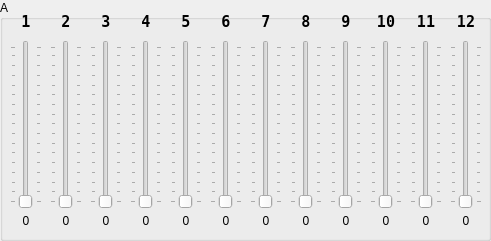
   <widget class="QGroupBox" name="groupBox">
    <property name="geometry">
     <rect>
      <x>10</x>
      <y>10</y>
      <width>491</width>
      <height>241</height>
     </rect>
    </property>
    <property name="title">
     <string>A</string>
    </property>
    <widget class="QSlider" name="verticalSlider_a_1">
     <property name="geometry">
      <rect>
       <x>10</x>
       <y>40</y>
       <width>32</width>
       <height>169</height>
      </rect>
     </property>
     <property name="maximum">
      <number>127</number>
     </property>
     <property name="orientation">
      <enum>Qt::Vertical</enum>
     </property>
     <property name="invertedAppearance">
      <bool>false</bool>
     </property>
     <property name="tickPosition">
      <enum>QSlider::TicksBothSides</enum>
     </property>
     <property name="tickInterval">
      <number>8</number>
     </property>
    </widget>
    <widget class="QSlider" name="verticalSlider_a_2">
     <property name="geometry">
      <rect>
       <x>50</x>
       <y>40</y>
       <width>32</width>
       <height>169</height>
      </rect>
     </property>
     <property name="maximum">
      <number>127</number>
     </property>
     <property name="orientation">
      <enum>Qt::Vertical</enum>
     </property>
     <property name="invertedAppearance">
      <bool>false</bool>
     </property>
     <property name="tickPosition">
      <enum>QSlider::TicksBothSides</enum>
     </property>
     <property name="tickInterval">
      <number>8</number>
     </property>
    </widget>
    <widget class="QSlider" name="verticalSlider_a_3">
     <property name="geometry">
      <rect>
       <x>90</x>
       <y>40</y>
       <width>32</width>
       <height>169</height>
      </rect>
     </property>
     <property name="maximum">
      <number>127</number>
     </property>
     <property name="orientation">
      <enum>Qt::Vertical</enum>
     </property>
     <property name="invertedAppearance">
      <bool>false</bool>
     </property>
     <property name="tickPosition">
      <enum>QSlider::TicksBothSides</enum>
     </property>
     <property name="tickInterval">
      <number>8</number>
     </property>
    </widget>
    <widget class="QSlider" name="verticalSlider_a_4">
     <property name="geometry">
      <rect>
       <x>130</x>
       <y>40</y>
       <width>32</width>
       <height>169</height>
      </rect>
     </property>
     <property name="maximum">
      <number>127</number>
     </property>
     <property name="orientation">
      <enum>Qt::Vertical</enum>
     </property>
     <property name="invertedAppearance">
      <bool>false</bool>
     </property>
     <property name="tickPosition">
      <enum>QSlider::TicksBothSides</enum>
     </property>
     <property name="tickInterval">
      <number>8</number>
     </property>
    </widget>
    <widget class="QSlider" name="verticalSlider_a_5">
     <property name="geometry">
      <rect>
       <x>170</x>
       <y>40</y>
       <width>32</width>
       <height>169</height>
      </rect>
     </property>
     <property name="maximum">
      <number>127</number>
     </property>
     <property name="orientation">
      <enum>Qt::Vertical</enum>
     </property>
     <property name="invertedAppearance">
      <bool>false</bool>
     </property>
     <property name="tickPosition">
      <enum>QSlider::TicksBothSides</enum>
     </property>
     <property name="tickInterval">
      <number>8</number>
     </property>
    </widget>
    <widget class="QSlider" name="verticalSlider_a_6">
     <property name="geometry">
      <rect>
       <x>210</x>
       <y>40</y>
       <width>32</width>
       <height>169</height>
      </rect>
     </property>
     <property name="maximum">
      <number>127</number>
     </property>
     <property name="orientation">
      <enum>Qt::Vertical</enum>
     </property>
     <property name="invertedAppearance">
      <bool>false</bool>
     </property>
     <property name="tickPosition">
      <enum>QSlider::TicksBothSides</enum>
     </property>
     <property name="tickInterval">
      <number>8</number>
     </property>
    </widget>
    <widget class="QSlider" name="verticalSlider_a_7">
     <property name="geometry">
      <rect>
       <x>250</x>
       <y>40</y>
       <width>32</width>
       <height>169</height>
      </rect>
     </property>
     <property name="maximum">
      <number>127</number>
     </property>
     <property name="orientation">
      <enum>Qt::Vertical</enum>
     </property>
     <property name="invertedAppearance">
      <bool>false</bool>
     </property>
     <property name="tickPosition">
      <enum>QSlider::TicksBothSides</enum>
     </property>
     <property name="tickInterval">
      <number>8</number>
     </property>
    </widget>
    <widget class="QSlider" name="verticalSlider_a_8">
     <property name="geometry">
      <rect>
       <x>290</x>
       <y>40</y>
       <width>32</width>
       <height>169</height>
      </rect>
     </property>
     <property name="maximum">
      <number>127</number>
     </property>
     <property name="orientation">
      <enum>Qt::Vertical</enum>
     </property>
     <property name="invertedAppearance">
      <bool>false</bool>
     </property>
     <property name="tickPosition">
      <enum>QSlider::TicksBothSides</enum>
     </property>
     <property name="tickInterval">
      <number>8</number>
     </property>
    </widget>
    <widget class="QSlider" name="verticalSlider_a_9">
     <property name="geometry">
      <rect>
       <x>330</x>
       <y>40</y>
       <width>32</width>
       <height>169</height>
      </rect>
     </property>
     <property name="maximum">
      <number>127</number>
     </property>
     <property name="orientation">
      <enum>Qt::Vertical</enum>
     </property>
     <property name="invertedAppearance">
      <bool>false</bool>
     </property>
     <property name="tickPosition">
      <enum>QSlider::TicksBothSides</enum>
     </property>
     <property name="tickInterval">
      <number>8</number>
     </property>
    </widget>
    <widget class="QSlider" name="verticalSlider_a_10">
     <property name="geometry">
      <rect>
       <x>370</x>
       <y>40</y>
       <width>32</width>
       <height>169</height>
      </rect>
     </property>
     <property name="maximum">
      <number>127</number>
     </property>
     <property name="orientation">
      <enum>Qt::Vertical</enum>
     </property>
     <property name="invertedAppearance">
      <bool>false</bool>
     </property>
     <property name="tickPosition">
      <enum>QSlider::TicksBothSides</enum>
     </property>
     <property name="tickInterval">
      <number>8</number>
     </property>
    </widget>
    <widget class="QSlider" name="verticalSlider_a_11">
     <property name="geometry">
      <rect>
       <x>410</x>
       <y>40</y>
       <width>32</width>
       <height>169</height>
      </rect>
     </property>
     <property name="maximum">
      <number>127</number>
     </property>
     <property name="orientation">
      <enum>Qt::Vertical</enum>
     </property>
     <property name="invertedAppearance">
      <bool>false</bool>
     </property>
     <property name="tickPosition">
      <enum>QSlider::TicksBothSides</enum>
     </property>
     <property name="tickInterval">
      <number>8</number>
     </property>
    </widget>
    <widget class="QSlider" name="verticalSlider_a_12">
     <property name="geometry">
      <rect>
       <x>450</x>
       <y>40</y>
       <width>32</width>
       <height>169</height>
      </rect>
     </property>
     <property name="maximum">
      <number>127</number>
     </property>
     <property name="orientation">
      <enum>Qt::Vertical</enum>
     </property>
     <property name="invertedAppearance">
      <bool>false</bool>
     </property>
     <property name="tickPosition">
      <enum>QSlider::TicksBothSides</enum>
     </property>
     <property name="tickInterval">
      <number>8</number>
     </property>
    </widget>
    <widget class="QLabel" name="label_a_1">
     <property name="geometry">
      <rect>
       <x>10</x>
       <y>10</y>
       <width>32</width>
       <height>21</height>
      </rect>
     </property>
     <property name="font">
      <font>
       <family>Terminal</family>
       <pointsize>11</pointsize>
       <weight>75</weight>
       <bold>true</bold>
      </font>
     </property>
     <property name="text">
      <string>1</string>
     </property>
     <property name="alignment">
      <set>Qt::AlignBottom|Qt::AlignHCenter</set>
     </property>
    </widget>
    <widget class="QLabel" name="label_a_2">
     <property name="geometry">
      <rect>
       <x>50</x>
       <y>10</y>
       <width>32</width>
       <height>21</height>
      </rect>
     </property>
     <property name="font">
      <font>
       <family>Terminal</family>
       <pointsize>11</pointsize>
       <weight>75</weight>
       <bold>true</bold>
      </font>
     </property>
     <property name="text">
      <string>2</string>
     </property>
     <property name="alignment">
      <set>Qt::AlignBottom|Qt::AlignHCenter</set>
     </property>
    </widget>
    <widget class="QLabel" name="label_a_3">
     <property name="geometry">
      <rect>
       <x>90</x>
       <y>10</y>
       <width>32</width>
       <height>21</height>
      </rect>
     </property>
     <property name="font">
      <font>
       <family>Terminal</family>
       <pointsize>11</pointsize>
       <weight>75</weight>
       <bold>true</bold>
      </font>
     </property>
     <property name="text">
      <string>3</string>
     </property>
     <property name="alignment">
      <set>Qt::AlignBottom|Qt::AlignHCenter</set>
     </property>
    </widget>
    <widget class="QLabel" name="label_a_4">
     <property name="geometry">
      <rect>
       <x>130</x>
       <y>10</y>
       <width>32</width>
       <height>21</height>
      </rect>
     </property>
     <property name="font">
      <font>
       <family>Terminal</family>
       <pointsize>11</pointsize>
       <weight>75</weight>
       <bold>true</bold>
      </font>
     </property>
     <property name="text">
      <string>4</string>
     </property>
     <property name="alignment">
      <set>Qt::AlignBottom|Qt::AlignHCenter</set>
     </property>
    </widget>
    <widget class="QLabel" name="label_a_5">
     <property name="geometry">
      <rect>
       <x>170</x>
       <y>10</y>
       <width>32</width>
       <height>21</height>
      </rect>
     </property>
     <property name="font">
      <font>
       <family>Terminal</family>
       <pointsize>11</pointsize>
       <weight>75</weight>
       <bold>true</bold>
      </font>
     </property>
     <property name="text">
      <string>5</string>
     </property>
     <property name="alignment">
      <set>Qt::AlignBottom|Qt::AlignHCenter</set>
     </property>
    </widget>
    <widget class="QLabel" name="label_a_6">
     <property name="geometry">
      <rect>
       <x>210</x>
       <y>10</y>
       <width>32</width>
       <height>21</height>
      </rect>
     </property>
     <property name="font">
      <font>
       <family>Terminal</family>
       <pointsize>11</pointsize>
       <weight>75</weight>
       <bold>true</bold>
      </font>
     </property>
     <property name="text">
      <string>6</string>
     </property>
     <property name="alignment">
      <set>Qt::AlignBottom|Qt::AlignHCenter</set>
     </property>
    </widget>
    <widget class="QLabel" name="label_a_7">
     <property name="geometry">
      <rect>
       <x>250</x>
       <y>10</y>
       <width>32</width>
       <height>21</height>
      </rect>
     </property>
     <property name="font">
      <font>
       <family>Terminal</family>
       <pointsize>11</pointsize>
       <weight>75</weight>
       <bold>true</bold>
      </font>
     </property>
     <property name="text">
      <string>7</string>
     </property>
     <property name="alignment">
      <set>Qt::AlignBottom|Qt::AlignHCenter</set>
     </property>
    </widget>
    <widget class="QLabel" name="label_a_8">
     <property name="geometry">
      <rect>
       <x>290</x>
       <y>10</y>
       <width>32</width>
       <height>21</height>
      </rect>
     </property>
     <property name="font">
      <font>
       <family>Terminal</family>
       <pointsize>11</pointsize>
       <weight>75</weight>
       <bold>true</bold>
      </font>
     </property>
     <property name="text">
      <string>8</string>
     </property>
     <property name="alignment">
      <set>Qt::AlignBottom|Qt::AlignHCenter</set>
     </property>
    </widget>
    <widget class="QLabel" name="label_a_9">
     <property name="geometry">
      <rect>
       <x>330</x>
       <y>10</y>
       <width>32</width>
       <height>21</height>
      </rect>
     </property>
     <property name="font">
      <font>
       <family>Terminal</family>
       <pointsize>11</pointsize>
       <weight>75</weight>
       <bold>true</bold>
      </font>
     </property>
     <property name="text">
      <string>9</string>
     </property>
     <property name="alignment">
      <set>Qt::AlignBottom|Qt::AlignHCenter</set>
     </property>
    </widget>
    <widget class="QLabel" name="label_a_10">
     <property name="geometry">
      <rect>
       <x>370</x>
       <y>10</y>
       <width>32</width>
       <height>21</height>
      </rect>
     </property>
     <property name="font">
      <font>
       <family>Terminal</family>
       <pointsize>11</pointsize>
       <weight>75</weight>
       <bold>true</bold>
      </font>
     </property>
     <property name="text">
      <string>10</string>
     </property>
     <property name="alignment">
      <set>Qt::AlignBottom|Qt::AlignHCenter</set>
     </property>
    </widget>
    <widget class="QLabel" name="label_a_11">
     <property name="geometry">
      <rect>
       <x>410</x>
       <y>10</y>
       <width>32</width>
       <height>21</height>
      </rect>
     </property>
     <property name="font">
      <font>
       <family>Terminal</family>
       <pointsize>11</pointsize>
       <weight>75</weight>
       <bold>true</bold>
      </font>
     </property>
     <property name="text">
      <string>11</string>
     </property>
     <property name="alignment">
      <set>Qt::AlignBottom|Qt::AlignHCenter</set>
     </property>
    </widget>
    <widget class="QLabel" name="label_a_12">
     <property name="geometry">
      <rect>
       <x>450</x>
       <y>10</y>
       <width>32</width>
       <height>21</height>
      </rect>
     </property>
     <property name="font">
      <font>
       <family>Terminal</family>
       <pointsize>11</pointsize>
       <weight>75</weight>
       <bold>true</bold>
      </font>
     </property>
     <property name="text">
      <string>12</string>
     </property>
     <property name="alignment">
      <set>Qt::AlignBottom|Qt::AlignHCenter</set>
     </property>
    </widget>
    <widget class="QLabel" name="label_a_value_1">
     <property name="geometry">
      <rect>
       <x>10</x>
       <y>210</y>
       <width>32</width>
       <height>21</height>
      </rect>
     </property>
     <property name="text">
      <string>0</string>
     </property>
     <property name="alignment">
      <set>Qt::AlignCenter</set>
     </property>
    </widget>
    <widget class="QLabel" name="label_a_value_2">
     <property name="geometry">
      <rect>
       <x>50</x>
       <y>210</y>
       <width>32</width>
       <height>21</height>
      </rect>
     </property>
     <property name="text">
      <string>0</string>
     </property>
     <property name="alignment">
      <set>Qt::AlignCenter</set>
     </property>
    </widget>
    <widget class="QLabel" name="label_a_value_3">
     <property name="geometry">
      <rect>
       <x>90</x>
       <y>210</y>
       <width>32</width>
       <height>21</height>
      </rect>
     </property>
     <property name="text">
      <string>0</string>
     </property>
     <property name="alignment">
      <set>Qt::AlignCenter</set>
     </property>
    </widget>
    <widget class="QLabel" name="label_a_value_4">
     <property name="geometry">
      <rect>
       <x>130</x>
       <y>210</y>
       <width>32</width>
       <height>21</height>
      </rect>
     </property>
     <property name="text">
      <string>0</string>
     </property>
     <property name="alignment">
      <set>Qt::AlignCenter</set>
     </property>
    </widget>
    <widget class="QLabel" name="label_a_value_5">
     <property name="geometry">
      <rect>
       <x>170</x>
       <y>210</y>
       <width>32</width>
       <height>21</height>
      </rect>
     </property>
     <property name="text">
      <string>0</string>
     </property>
     <property name="alignment">
      <set>Qt::AlignCenter</set>
     </property>
    </widget>
    <widget class="QLabel" name="label_a_value_6">
     <property name="geometry">
      <rect>
       <x>210</x>
       <y>210</y>
       <width>32</width>
       <height>21</height>
      </rect>
     </property>
     <property name="text">
      <string>0</string>
     </property>
     <property name="alignment">
      <set>Qt::AlignCenter</set>
     </property>
    </widget>
    <widget class="QLabel" name="label_a_value_7">
     <property name="geometry">
      <rect>
       <x>250</x>
       <y>210</y>
       <width>32</width>
       <height>21</height>
      </rect>
     </property>
     <property name="text">
      <string>0</string>
     </property>
     <property name="alignment">
      <set>Qt::AlignCenter</set>
     </property>
    </widget>
    <widget class="QLabel" name="label_a_value_8">
     <property name="geometry">
      <rect>
       <x>290</x>
       <y>210</y>
       <width>32</width>
       <height>21</height>
      </rect>
     </property>
     <property name="text">
      <string>0</string>
     </property>
     <property name="alignment">
      <set>Qt::AlignCenter</set>
     </property>
    </widget>
    <widget class="QLabel" name="label_a_value_9">
     <property name="geometry">
      <rect>
       <x>330</x>
       <y>210</y>
       <width>32</width>
       <height>21</height>
      </rect>
     </property>
     <property name="text">
      <string>0</string>
     </property>
     <property name="alignment">
      <set>Qt::AlignCenter</set>
     </property>
    </widget>
    <widget class="QLabel" name="label_a_value_10">
     <property name="geometry">
      <rect>
       <x>370</x>
       <y>210</y>
       <width>32</width>
       <height>21</height>
      </rect>
     </property>
     <property name="text">
      <string>0</string>
     </property>
     <property name="alignment">
      <set>Qt::AlignCenter</set>
     </property>
    </widget>
    <widget class="QLabel" name="label_a_value_11">
     <property name="geometry">
      <rect>
       <x>410</x>
       <y>210</y>
       <width>32</width>
       <height>21</height>
      </rect>
     </property>
     <property name="text">
      <string>0</string>
     </property>
     <property name="alignment">
      <set>Qt::AlignCenter</set>
     </property>
    </widget>
    <widget class="QLabel" name="label_a_value_12">
     <property name="geometry">
      <rect>
       <x>450</x>
       <y>210</y>
       <width>32</width>
       <height>21</height>
      </rect>
     </property>
     <property name="text">
      <string>0</string>
     </property>
     <property name="alignment">
      <set>Qt::AlignCenter</set>
     </property>
    </widget>
   </widget>
